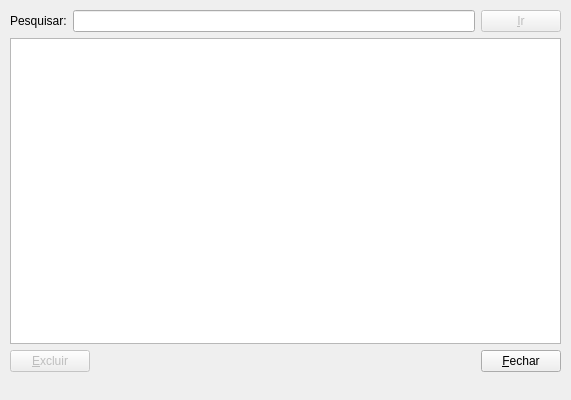
<?xml version="1.0" encoding="UTF-8"?>
<ui version="4.0">
 <class>DialogExcluirRegistro</class>
 <widget class="QWidget" name="DialogExcluirRegistro">
  <property name="windowModality">
   <enum>Qt::WindowModal</enum>
  </property>
  <property name="geometry">
   <rect>
    <x>0</x>
    <y>0</y>
    <width>571</width>
    <height>400</height>
   </rect>
  </property>
  <property name="windowTitle">
   <string>Excluir Registro</string>
  </property>
  <widget class="QWidget" name="gridLayoutWidget">
   <property name="geometry">
    <rect>
     <x>10</x>
     <y>10</y>
     <width>551</width>
     <height>371</height>
    </rect>
   </property>
   <layout class="QGridLayout" name="gridLayout">
    <item row="1" column="0">
     <widget class="QTableView" name="tableView"/>
    </item>
    <item row="2" column="0">
     <layout class="QHBoxLayout" name="horizontalLayout_5">
      <property name="bottomMargin">
       <number>9</number>
      </property>
      <item>
       <widget class="QPushButton" name="button_excluir">
        <property name="enabled">
         <bool>false</bool>
        </property>
        <property name="text">
         <string>&amp;Excluir</string>
        </property>
        <property name="default">
         <bool>true</bool>
        </property>
       </widget>
      </item>
      <item>
       <spacer name="horizontalSpacer">
        <property name="orientation">
         <enum>Qt::Horizontal</enum>
        </property>
        <property name="sizeHint" stdset="0">
         <size>
          <width>40</width>
          <height>20</height>
         </size>
        </property>
       </spacer>
      </item>
      <item>
       <widget class="QPushButton" name="button_Fechar">
        <property name="text">
         <string>&amp;Fechar</string>
        </property>
       </widget>
      </item>
     </layout>
    </item>
    <item row="0" column="0">
     <layout class="QHBoxLayout" name="horizontalLayout">
      <item>
       <widget class="QLabel" name="label">
        <property name="text">
         <string>Pesquisar:</string>
        </property>
       </widget>
      </item>
      <item>
       <widget class="QLineEdit" name="input_codigo"/>
      </item>
      <item>
       <widget class="QPushButton" name="button_ir">
        <property name="enabled">
         <bool>false</bool>
        </property>
        <property name="text">
         <string>&amp;Ir</string>
        </property>
       </widget>
      </item>
     </layout>
    </item>
   </layout>
  </widget>
 </widget>
 <resources/>
 <connections>
  <connection>
   <sender>button_Fechar</sender>
   <signal>released()</signal>
   <receiver>DialogExcluirRegistro</receiver>
   <slot>close()</slot>
   <hints>
    <hint type="sourcelabel">
     <x>423</x>
     <y>201</y>
    </hint>
    <hint type="destinationlabel">
     <x>285</x>
     <y>115</y>
    </hint>
   </hints>
  </connection>
 </connections>
</ui>
